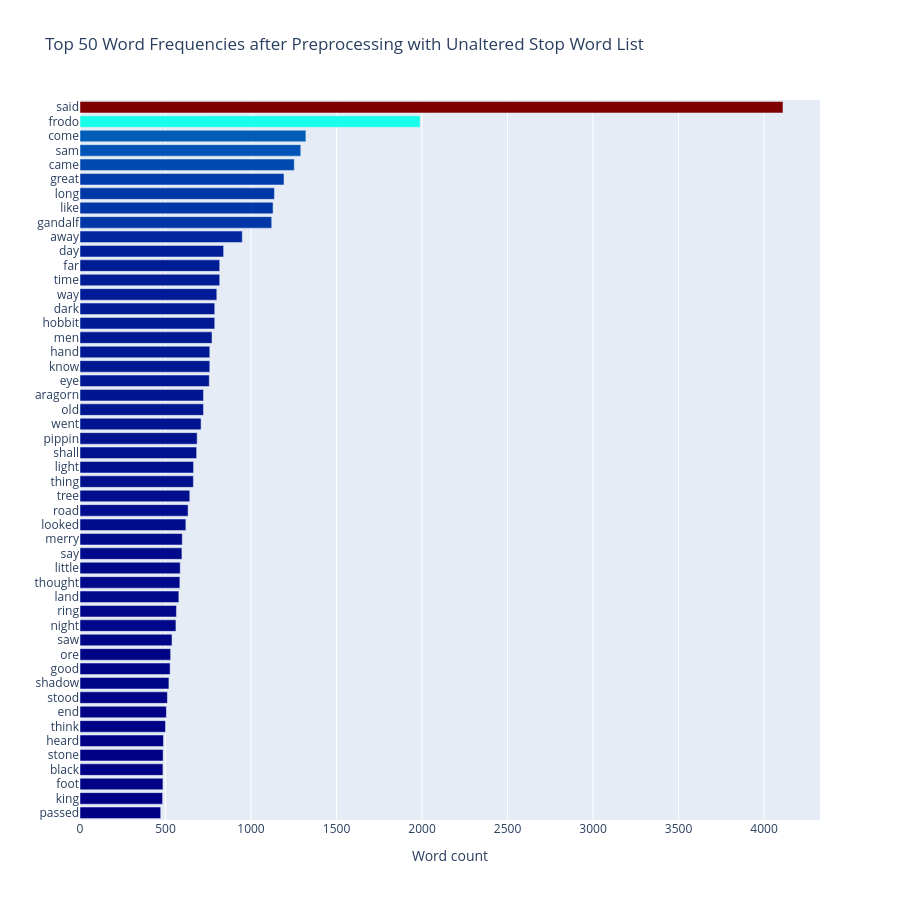

Source (notebook cell):
### Markdown cell above
#### The words 'said', 'come', and 'came' are overrepresented. Going to make them stopwords and reanalyze.

### Code cell
import plotly.offline as py
py.init_notebook_mode(connected=True)
import plotly.graph_objs as go

feature_names = tf_vectorizer.get_feature_names_out()
count_vec = np.asarray(tf.sum(axis=0)).ravel()
zipped = list(zip(feature_names, count_vec))
x, y = (list(x) for x in zip(*sorted(zipped, key=lambda x: x[1], reverse=True)))

# Now I want to extract out on the top 15 and bottom 15 words
Y = np.concatenate([y[0:15], y[-16:-1]])
X = np.concatenate([x[0:15], x[-16:-1]])

# Plotting the Plot.ly plot for the Top 50 word frequencies (horizontal)
data = [go.Bar(
            x = y[0:50],                     # counts now run along the x-axis
            y = x[0:50],                     # words now run along the y-axis
            orientation = 'h',
            marker = dict(colorscale='Jet',
                          color = y[0:50]
                         ),
            hovertemplate = '%{y}: %{x}<extra></extra>'
    )]

layout = go.Layout(
    title='Top 50 Word Frequencies after Preprocessing with Unaltered Stop Word List',
    xaxis = dict(title='Word count'),
    yaxis = dict(autorange='reversed'),      # puts the most frequent word at the top
    height = 900                             # tall enough that all 50 labels are readable
)

fig = go.Figure(data=data, layout=layout)

py.iplot(fig, filename='basic-bar')

### Figure 1 — Plotly figure (JSON) as saved in the notebook; plotly's stock layout.template omitted (floating-point values rounded to 4 significant figures)
{"data": [{"hovertemplate": "%{y}: %{x}<extra></extra>", "marker": {"color": [4111, 1989, 1321, 1291, 1253, 1193, 1137, 1129, 1121, 949, 840, 817, 817, 800, 788, 788, 772, 759, 759, 756, 722, 722, 708, 685, 682, 664, 663, 642, 632, 619, 598, 596, 586, 584, 578, 564, 561, 538, 530, 527, 520, 511, 505, 500, 488, 486, 485, 485, 483, 472], "colorscale": [[0, "rgb(0,0,131)"], [0.2, "rgb(0,60,170)"], [0.4, "rgb(5,255,255)"], [0.6, "rgb(255,255,0)"], [0.8, "rgb(250,0,0)"], [1, "rgb(128,0,0)"]]}, "orientation": "h", "type": "bar", "x": [4111, 1989, 1321, 1291, 1253, 1193, 1137, 1129, 1121, 949, 840, 817, 817, 800, 788, 788, 772, 759, 759, 756, 722, 722, 708, 685, 682, 664, 663, 642, 632, 619, 598, 596, 586, 584, 578, 564, 561, 538, 530, 527, 520, 511, 505, 500, 488, 486, 485, 485, 483, 472], "y": ["said", "frodo", "come", "sam", "came", "great", "long", "like", "gandalf", "away", "day", "far", "time", "way", "dark", "hobbit", "men", "hand", "know", "eye", "aragorn", "old", "went", "pippin", "shall", "light", "thing", "tree", "road", "looked", "merry", "say", "little", "thought", "land", "ring", "night", "saw", "ore", "good", "shadow", "stood", "end", "think", "heard", "stone", "black", "foot", "king", "passed"]}], "layout": {"height": 900, "title": {"text": "Top 50 Word Frequencies after Preprocessing with Unaltered Stop Word List"}, "xaxis": {"title": {"text": "Word count"}}, "yaxis": {"autorange": "reversed"}}}
